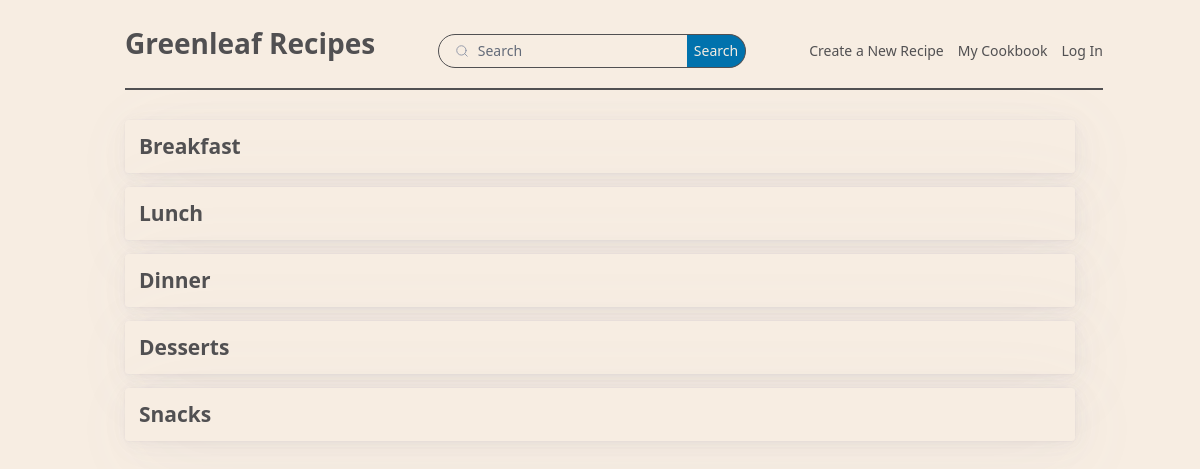
The app's page /, older data.
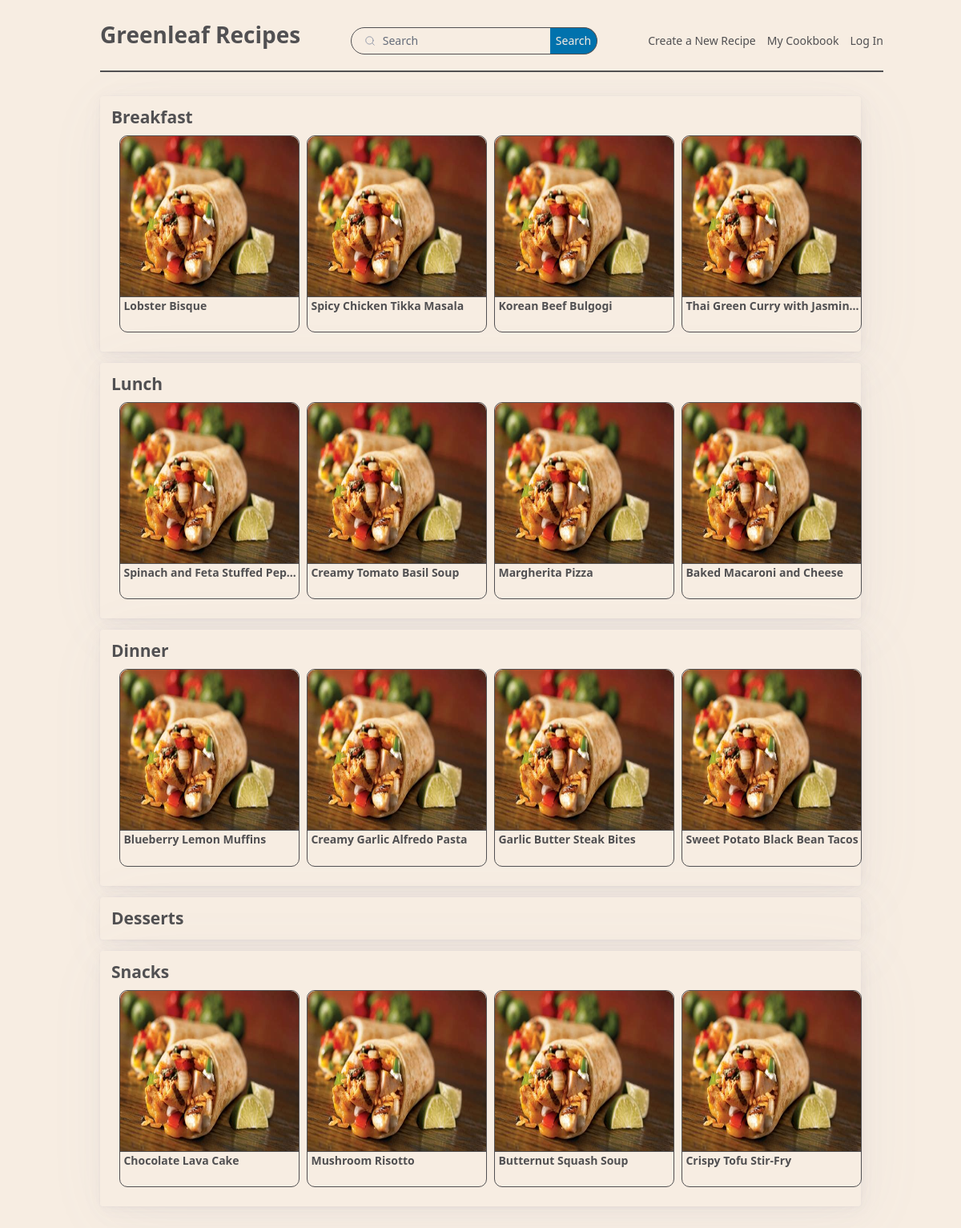
The same page, newer data.
### app.py (models this page shows, shortened)
class Recipe(db.Model):
    id:so.Mapped[int] = so.mapped_column(primary_key=True)
    name:so.Mapped[str] = so.mapped_column(index=True, default="Default name")
    meal:so.Mapped[str] = so.mapped_column(index=True, default="Default meal")
    servings:so.Mapped[int] = so.mapped_column(default=0)
    prepTime:so.Mapped[float] = so.mapped_column(default=-1.0)
    prepUnit:so.Mapped[str] = so.mapped_column(default="Default unit")
    cookTime:so.Mapped[float] = so.mapped_column(default=-1.0)
    cookUnit:so.Mapped[str] = so.mapped_column(default="Default unit")
    description:so.Mapped[str] = so.mapped_column(default="Default description")
    instructions:so.Mapped[str] = so.mapped_column(default="Default instructions")
    image:so.Mapped[str] = so.mapped_column(default='Default image string', unique=True)
    author_id:so.Mapped[int] = so.mapped_column(sa.ForeignKey(User.id))

### app.py (the view)
@app.route('/')
def index():
    breakfast = getIndexRecipes('Breakfast')
    lunch = getIndexRecipes('Lunch')
    dinner = getIndexRecipes('Dinner')
    snacks = getIndexRecipes('Snacks')
    desserts = getIndexRecipes('Desserts')
    return render_template('index.html', breakfast=breakfast, lunch=lunch, dinner=dinner, snacks=snacks, desserts=desserts)

### app.py (called while the page is built)
def getIndexRecipes(meal, count=4):
    query = (
        sa.select(Recipe)
        .where(Recipe.meal == meal)
        .order_by(sa.func.random())
        .limit(count)
    )
    return db.session.scalars(query).all()

### templates/index.html (shortened to what this page needs)
{% extends "base.html" %}
{% block body %}
<article>
    <h3>
        Breakfast
    </h3>
    <div class="grid">
        {% for b in breakfast[0:4] %}
            <div class="item">
                <a href="{{ url_for('recipe_ex', id=b.id) }}"><img class="img" title="{{b.name}}" src= "{{ img }}\{{ b.image }}"/></a>
                <hr class="item" />
                <a href="{{ url_for('recipe_ex', id=b.id) }}" class="none space"><b class="dots"> {{b.name}} </b></a>
                <br>
            </div>
        {% endfor %}
    </div>
</article>
<article>
    <h3>
        Lunch
    </h3>
    <div class="grid">
        {% for l in lunch[0:4] %}
            <div class="item">
                <a href="{{ url_for('recipe_ex', id=l.id) }}"><img class="img" title="{{l.name}}" src= "{{ img }}\{{ l.image }}"/></a>
                <hr class="item" />
                <a href="{{ url_for('recipe_ex', id=l.id) }}" class="none space"><b class="dots"> {{l.name}} </b></a>
                <br>
            </div>
        {% endfor %}
    </div>
</article>
<article>
    <h3>
        Dinner
    </h3>
    <div class="grid">
        {% for d in dinner[0:4] %}
            <div class="item">
                <a href="{{ url_for('recipe_ex', id=d.id) }}"><img class="img" title="{{d.name}}" src= "{{ img }}\{{ d.image }}"/></a>
                <hr class="item" />
                <a href="{{ url_for('recipe_ex', id=d.id) }}" class="none space"><b class="dots"> {{d.name}} </b></a>
                <br>
            </div>
        {% endfor %}
</article>
<article>
    <h3>
        Desserts
    </h3>
</article>
<article>
    <h3>
        Snacks
    </h3>
    <div class="grid">
        {% for s in snacks[0:4] %}
            <div class="item">
                <a href="{{ url_for('recipe_ex', id=s.id) }}"><img class="img" title="{{s.name}}" src= "{{ img }}\{{ s.image }}"/></a>
                <hr class="item" />
                <a href="{{ url_for('recipe_ex', id=s.id) }}" class="none space"><b class="dots"> {{s.name}} </b></a>
                <br>
            </div>
        {% endfor %}
    </div>
</article>
{% endblock %}

### templates/base.html (shortened to what this page needs)
{% set img = url_for('static', filename='recipeImages') %}
<!DOCTYPE html>
<html>
    <head>
        <link rel="stylesheet" href="https://cdn.jsdelivr.net/npm/@picocss/pico@2/css/pico.min.css">
        <link rel="stylesheet" href="{{ url_for('static', filename='style.css') }}">
        <link rel="stylesheet" href="https://cdnjs.cloudflare.com/ajax/libs/font-awesome/4.7.0/css/font-awesome.min.css">
    </head>
    <body>
        <main class="container">
            <nav class="top">
                <ul>
                    <li><a href="/"><strong><h1 class="link-txt-color">Greenleaf Recipes</h1></strong></a></li>
                </ul>
                <ul>
                    <li>
                        <form role="search" class="search" action="/">
                            <input name="search" type="search" placeholder="Search" class="search-color"/>
                            <input type="submit" value="Search" class="search-button"/>
                        </form>
                    </li>
                </ul>
                <ul>
                    <li><a href="/new-recipe" class="link-txt-color">Create a New Recipe</a></li>
                    <li><a href="/cookbook" class="link-txt-color">My Cookbook</a></li>
                    {% if current_user.is_anonymous %}
                        <li><a href="/log-in" class="link-txt-color">Log In</a></li>
                    {% else %}
                        <li><a href="/settings" class="link-txt-color">Settings</a></li>
                        <li><a href="/log-out" class="link-txt-color">Log Out</a></li>
                    {% endif %}
                </ul>
            </nav>
            <div class="page">
                {% block body %}{% endblock %}
            </div>
        </main>
    </body>
</html>

### static/style.css (style rules this page uses)
:root { --item-width: 225px; --item-height: 200px; --font-size: 14px; font-size: var(--font-size); --border-rad: 10px; }
@media only screen and (prefers-color-scheme: light) { :root:not([data-theme]) { --back-color: #f7ede2; background-color: var(--back-color); --text-color: #515052; color: var(--text-color); } }
.top { border-bottom: solid var(--text-color) 2px; position: fixed; width: 81.5%; background: var(--back-color); padding-top: 14px; z-index: 99; }
.page { margin-top: 120px; }
.container { padding-top: 0.1px; }
.search { margin: 0px; }
.search-color { background-color: var(--back-color); border: solid var(--text-color) 1px; }
.search-button { color: var(--back-color); border: solid var(--text-color) 1px; border-left: 0px; }
.link-txt-color { color:var(--text-color); text-decoration: none; }
div.item { width: var(--item-width); height: calc(var(--item-height) + var(--font-size) * 3.3); border: 1px solid; margin: 10px; border-radius: var(--border-rad); }
.img { border-radius: var(--border-rad) var(--border-rad) 0px 0px; width: var(--item-width); height: var(--item-height); overflow: hidden; }
hr.item { width: calc(var(--item-width) - 1px); border-top: 1px solid; margin: 0px; }
.none { text-decoration: none; color: inherit; }
.space { padding-left: 2%; }
.dots { white-space: nowrap; overflow: hidden; text-overflow: ellipsis; display: inline-block; vertical-align: top; width: calc(var(--item-width) - 8px); }
label, li { color: var(--text-color); }
hr { border-top: solid var(--text-color) 1px; }
h1, h2, h3, h4, h6 { color: var(--text-color); }
article { background-color: var(--back-color); }

Row changes from the older to the newer data that the page shows:
added Recipe: image (picture), name "Lobster Bisque", shown under "Breakfast"
added Recipe: image (picture), name "Spicy Chicken Tikka Masala", shown under "Breakfast"
added Recipe: image (picture), name "Korean Beef Bulgogi", shown under "Breakfast"
added Recipe: image (picture), name "Thai Green Curry with Jasmin…", shown under "Breakfast"
added Recipe: image (picture), name "Spinach and Feta Stuffed Pep…", shown under "Lunch"
added Recipe: image (picture), name "Creamy Tomato Basil Soup", shown under "Lunch"
added Recipe: image (picture), name "Margherita Pizza", shown under "Lunch"
added Recipe: image (picture), name "Baked Macaroni and Cheese", shown under "Lunch"
added Recipe: image (picture), name "Blueberry Lemon Muffins", shown under "Dinner"
added Recipe: image (picture), name "Creamy Garlic Alfredo Pasta", shown under "Dinner"
added Recipe: image (picture), name "Garlic Butter Steak Bites", shown under "Dinner"
added Recipe: image (picture), name "Sweet Potato Black Bean Tacos", shown under "Dinner"
added Recipe: image (picture), name "Chocolate Lava Cake", shown under "Snacks"
added Recipe: image (picture), name "Mushroom Risotto", shown under "Snacks"
added Recipe: image (picture), name "Butternut Squash Soup", shown under "Snacks"
added Recipe: image (picture), name "Crispy Tofu Stir-Fry", shown under "Snacks"
